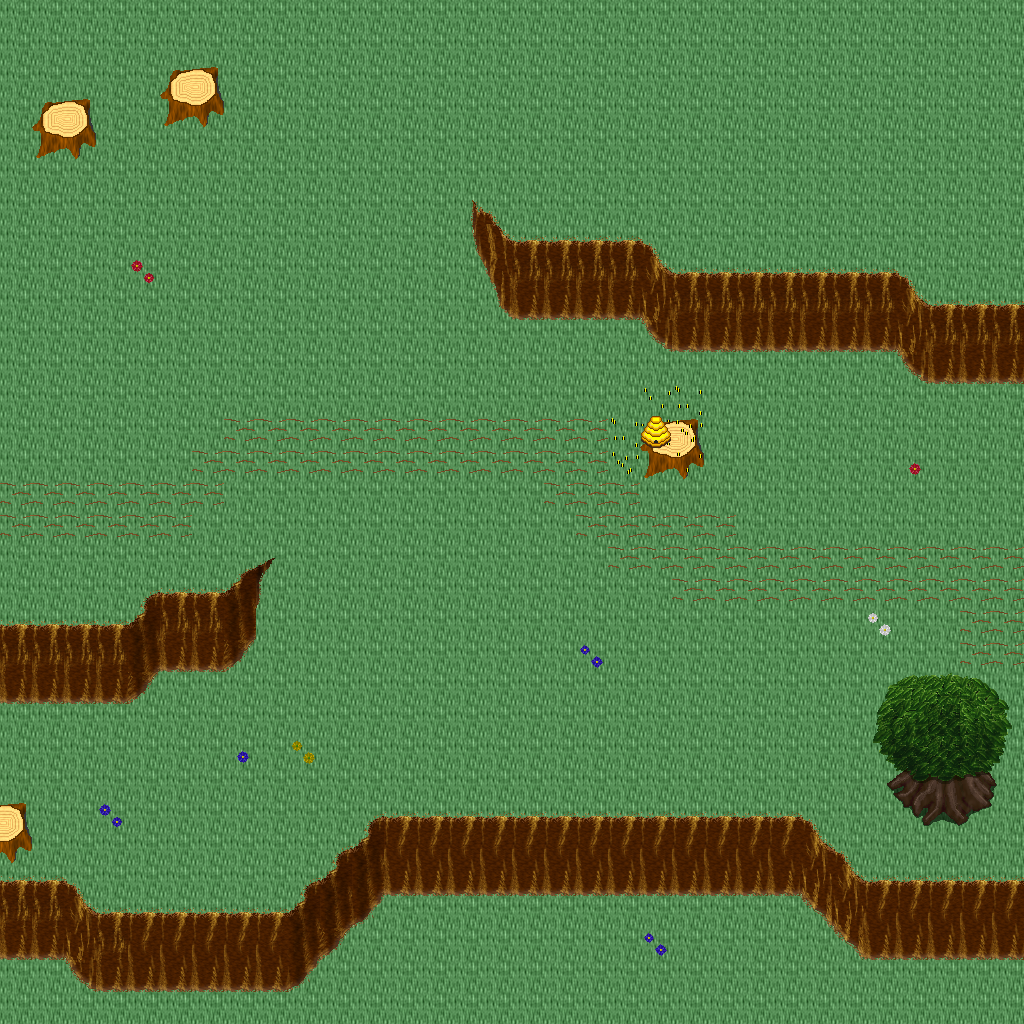

This game map was drawn from its Tiled (.tmx) file and the tilesets committed beside it. A one-line description and the trimmed map source follow:
An orthogonal 32x32 tile map with 32x32 px tiles, 5 tile layers (Ground, Objects, Objects2, Above, ...), 1 hidden layer not drawn, 39 tilesets.

<map version="1.10" tiledversion="1.11.0" orientation="orthogonal" renderorder="right-down" width="32" height="32" tilewidth="32" tileheight="32" infinite="0" nextlayerid="11" nextobjectid="1">
 <tileset firstgid="1" name="ground_ground" tilewidth="32" tileheight="32" tilecount="33" columns="3">
  <image source="../drawable/ground_ground.png" width="96" height="352" />
 </tileset>
 <tileset firstgid="34" name="ground_water_pool" tilewidth="32" tileheight="32" tilecount="72" columns="3">
  <image source="../drawable/ground_water_pool.png" width="96" height="768" />
 </tileset>
 <tileset firstgid="106" name="ground_ridge_earth_dark" tilewidth="32" tileheight="32" tilecount="96" columns="12">
  <image source="../drawable/ground_ridge_earth_dark.png" width="384" height="256" />
 </tileset>
 <tileset firstgid="202" name="ground_grass_edges" tilewidth="32" tileheight="32" tilecount="36" columns="12">
  <image source="../drawable/ground_grass_edges.png" width="384" height="96" />
 </tileset>
 <tileset firstgid="238" name="ground_grass_corners" tilewidth="32" tileheight="32" tilecount="24" columns="6">
  <image source="../drawable/ground_grass_corners.png" width="192" height="128" />
 </tileset>
 <tileset firstgid="262" name="plant_flower_daisy_blue" tilewidth="32" tileheight="32" tilecount="8" columns="2">
  <image source="../drawable/plant_flower_daisy_blue.png" width="64" height="128" />
 </tileset>
 <tileset firstgid="270" name="plant_flower_daisy_yellow" tilewidth="32" tileheight="32" tilecount="8" columns="2">
  <image source="../drawable/plant_flower_daisy_yellow.png" width="64" height="128" />
 </tileset>
 <tileset firstgid="278" name="plant_flower_daisy_red" tilewidth="32" tileheight="32" tilecount="8" columns="2">
  <image source="../drawable/plant_flower_daisy_red.png" width="64" height="128" />
 </tileset>
 <tileset firstgid="286" name="plant_flower_daisy_white" tilewidth="32" tileheight="32" tilecount="8" columns="2">
  <image source="../drawable/plant_flower_daisy_white.png" width="64" height="128" />
 </tileset>
 <tileset firstgid="294" name="logic_collision" tilewidth="32" tileheight="32" tilecount="1" columns="1">
  <image source="../drawable/logic_collision.png" width="32" height="32" />
 </tileset>
 <tileset firstgid="295" name="plant_tree_tree_green" tilewidth="32" tileheight="32" tilecount="88" columns="8">
  <image source="../drawable/plant_tree_tree_green.png" width="256" height="352" />
 </tileset>
 <tileset firstgid="383" name="plant_stump_stump_brown" tilewidth="32" tileheight="32" tilecount="4" columns="2">
  <image source="../drawable/plant_stump_stump_brown.png" width="64" height="64" />
 </tileset>
 <tileset firstgid="387" name="item_pot_cauldron" tilewidth="32" tileheight="32" tilecount="48" columns="8">
  <image source="../drawable/item_pot_cauldron.png" width="256" height="192" />
 </tileset>
 <tileset firstgid="435" name="plant_bush_various_small" tilewidth="32" tileheight="32" tilecount="9" columns="3">
  <image source="../drawable/plant_bush_various_small.png" width="96" height="96" />
 </tileset>
 <tileset firstgid="444" name="ground_rock_pebbles" tilewidth="32" tileheight="32" tilecount="3" columns="1">
  <image source="../drawable/ground_rock_pebbles.png" width="32" height="96" />
 </tileset>
 <tileset firstgid="447" name="ground_ladder_vertical_dark" tilewidth="32" tileheight="32" tilecount="3" columns="3">
  <image source="../drawable/ground_ladder_vertical_dark.png" width="96" height="32" />
 </tileset>
 <tileset firstgid="450" name="item_chemistry_empty_bottles" tilewidth="32" tileheight="32" tilecount="12" columns="4">
  <image source="../drawable/item_chemistry_empty_bottles.png" width="128" height="96" />
 </tileset>
 <tileset firstgid="462" name="item_chemistry_flask" tilewidth="32" tileheight="32" tilecount="3" columns="1">
  <image source="../drawable/item_chemistry_flask.png" width="32" height="96" />
 </tileset>
 <tileset firstgid="465" name="item_pot_barrel" tilewidth="32" tileheight="32" tilecount="2" columns="1">
  <image source="../drawable/item_pot_barrel.png" width="32" height="64" />
 </tileset>
 <tileset firstgid="467" name="item_flagpole" tilewidth="32" tileheight="32" tilecount="3" columns="1">
  <image source="../drawable/item_flagpole.png" width="32" height="96" />
 </tileset>
 <tileset firstgid="470" name="item_food_beehive1" tilewidth="32" tileheight="32" tilecount="1" columns="1">
  <image source="../drawable/item_food_beehive1.png" width="32" height="32" />
 </tileset>
 <tileset firstgid="471" name="item_food_beehive2" tilewidth="32" tileheight="32" tilecount="1" columns="1">
  <image source="../drawable/item_food_beehive2.png" width="32" height="32" />
 </tileset>
 <tileset firstgid="472" name="item_buzzing_bees" tilewidth="32" tileheight="32" tilecount="5" columns="5">
  <image source="../drawable/item_buzzing_bees.png" width="160" height="32" />
 </tileset>
 <tileset firstgid="477" name="plant_bush_hedge" tilewidth="32" tileheight="32" tilecount="35" columns="5">
  <image source="../drawable/plant_bush_hedge.png" width="160" height="224" />
 </tileset>
 <tileset firstgid="512" name="logic_creature_animal" tilewidth="32" tileheight="32" tilecount="32" columns="8">
  <image source="../drawable/logic_creature_animal.png" width="256" height="128" />
 </tileset>
 <tileset firstgid="544" name="furniture_table_wooden_trestle" tilewidth="32" tileheight="32" tilecount="9" columns="3">
  <image source="../drawable/furniture_table_wooden_trestle.png" width="96" height="96" />
 </tileset>
 <tileset firstgid="553" name="furniture_table_bench" tilewidth="32" tileheight="32" tilecount="3" columns="3">
  <image source="../drawable/furniture_table_bench.png" width="96" height="32" />
 </tileset>
 <tileset firstgid="556" name="item_food_smoked_meatandfish" tilewidth="32" tileheight="32" tilecount="4" columns="4">
  <image source="../drawable/item_food_smoked_meatandfish.png" width="128" height="32" />
 </tileset>
 <tileset firstgid="560" name="furniture_table_wooden_trestle_vertical" tilewidth="32" tileheight="32" tilecount="6" columns="2">
  <image source="../drawable/furniture_table_wooden_trestle_vertical.png" width="64" height="96" />
 </tileset>
 <tileset firstgid="566" name="building_huts" tilewidth="32" tileheight="32" tilecount="338" columns="26">
  <image source="../drawable/building_huts.png" width="832" height="416" />
 </tileset>
 <tileset firstgid="904" name="building_chimney_smoke" tilewidth="32" tileheight="32" tilecount="40" columns="4">
  <image source="../drawable/building_chimney_smoke.png" width="128" height="320" />
 </tileset>
 <tileset firstgid="944" name="item_firewood" tilewidth="32" tileheight="32" tilecount="12" columns="3">
  <image source="../drawable/item_firewood.png" width="96" height="128" />
 </tileset>
 <tileset firstgid="956" name="logic_item_herb" tilewidth="32" tileheight="32" tilecount="5" columns="5">
  <image source="../drawable/logic_item_herb.png" width="160" height="32" />
 </tileset>
 <tileset firstgid="961" name="logic_creature_reptile" tilewidth="32" tileheight="32" tilecount="7" columns="7">
  <image source="../drawable/logic_creature_reptile.png" width="224" height="32" />
 </tileset>
 <tileset firstgid="968" name="logic_creature_insect" tilewidth="32" tileheight="32" tilecount="5" columns="5">
  <image source="../drawable/logic_creature_insect.png" width="160" height="32" />
 </tileset>
 <tileset firstgid="973" name="plant_bush_bush_pinks" tilewidth="32" tileheight="32" tilecount="4" columns="2">
  <image source="../drawable/plant_bush_bush_pinks.png" width="64" height="64" />
 </tileset>
 <tileset firstgid="977" name="plant_bush_fern" tilewidth="32" tileheight="32" tilecount="32" columns="8">
  <image source="../drawable/plant_bush_fern.png" width="256" height="128" />
 </tileset>
 <tileset firstgid="1009" name="plant_bushes_and_trees" tilewidth="32" tileheight="32" tilecount="144" columns="16">
  <image source="../drawable/plant_bushes_and_trees.png" width="512" height="289" />
 </tileset>
 <tileset firstgid="1153" name="plant_bush_berried" tilewidth="32" tileheight="32" tilecount="60" columns="5">
  <image source="../drawable/plant_bush_berried.png" width="160" height="384" />
 </tileset>
 <layer id="1" name="Ground" width="32" height="32">
  <data>[1024 cells, 1024 non-empty, 1 distinct tile ids]</data>
 </layer>
 <layer id="2" name="Objects" width="32" height="32">
  <data>[1024 cells, 290 non-empty, 42 distinct tile ids]</data>
 </layer>
 <layer id="3" name="Objects2" width="32" height="32">
  <data>[1024 cells, 1 non-empty, 1 distinct tile ids]</data>
 </layer>
 <layer id="4" name="Above" width="32" height="32">
  <data>[1024 cells, 20 non-empty, 17 distinct tile ids]</data>
 </layer>
 <layer id="5" name="Above2" width="32" height="32">
  <data>[1024 cells, 5 non-empty, 3 distinct tile ids]</data>
 </layer>
 <layer id="6" name="Walkable" width="32" height="32" visible="0">
  <data>[1024 cells, 179 non-empty, 1 distinct tile ids]</data>
 </layer>
 <objectgroup id="7" name="Mapevents" />
 <objectgroup id="8" name="Spawn" />
 <objectgroup id="9" name="Keys" />
 <objectgroup id="10" name="Replace" />
</map>
